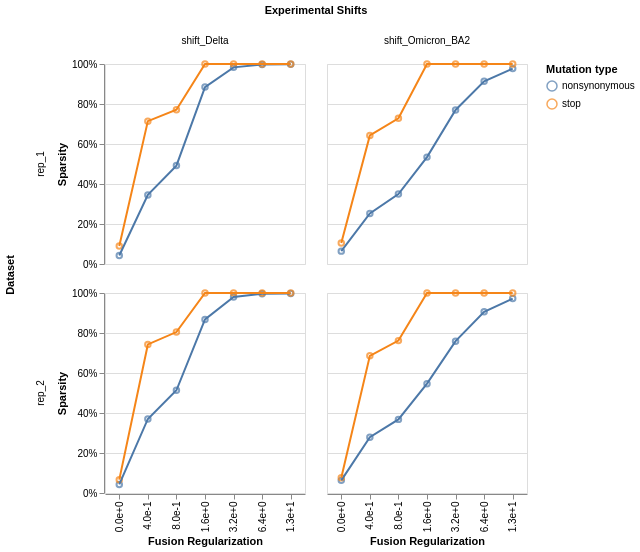

Notebook code for this chart:
### Markdown cell above
## Shift sparsity

Fraction of shift parameters that are exactly zero, across the
regularization grid. Uses the `ModelCollection.shift_sparsity` method
which returns an interactive Altair chart faceted by dataset and
shift parameter.

### Code cell
sparsity_chart, sparsity_data = model_collection.shift_sparsity(return_data=True)
sparsity_chart

### Figure 1 — Vega-Lite specification as saved in the notebook (floating-point values rounded to 4 significant figures)
{"config": {"view": {"continuousWidth": 300, "continuousHeight": 300}}, "data": {"name": "data-ad66e688996e5e5a8c20c6270adb4774"}, "facet": {"column": {"field": "mut_param", "title": "Experimental Shifts", "type": "nominal"}, "row": {"field": "dataset_name", "title": "Dataset", "type": "nominal"}}, "spec": {"layer": [{"mark": {"type": "point"}, "encoding": {"color": {"field": "mut_type", "title": "Mutation type", "type": "nominal"}, "tooltip": [{"field": "fusionreg", "type": "quantitative"}, {"field": "sparsity", "type": "quantitative"}, {"field": "mut_type", "type": "nominal"}], "x": {"axis": {"format": ".1e"}, "field": "fusionreg", "title": "Fusion Regularization", "type": "nominal"}, "y": {"axis": {"format": "%"}, "field": "sparsity", "title": "Sparsity", "type": "quantitative"}}}, {"mark": {"type": "line"}, "encoding": {"color": {"field": "mut_type", "title": "Mutation type", "type": "nominal"}, "tooltip": [{"field": "fusionreg", "type": "quantitative"}, {"field": "sparsity", "type": "quantitative"}, {"field": "mut_type", "type": "nominal"}], "x": {"axis": {"format": ".1e"}, "field": "fusionreg", "title": "Fusion Regularization", "type": "nominal"}, "y": {"axis": {"format": "%"}, "field": "sparsity", "title": "Sparsity", "type": "quantitative"}}}], "height": 200, "width": 200}, "$schema": "https://vega.github.io/schema/vega-lite/v5.15.1.json", "datasets": {"data-ad66e688996e5e5a8c20c6270adb4774": [{"dataset_name": "rep_1", "fusionreg": 0.0, "mut_type": "nonsynonymous", "mut_param": "shift_Delta", "sparsity": 0.04234}, {"dataset_name": "rep_1", "fusionreg": 0.0, "mut_type": "stop", "mut_param": "shift_Delta", "sparsity": 0.09048}, {"dataset_name": "rep_1", "fusionreg": 0.4, "mut_type": "nonsynonymous", "mut_param": "shift_Delta", "sparsity": 0.3455}, {"dataset_name": "rep_1", "fusionreg": 0.4, "mut_type": "stop", "mut_param": "shift_Delta", "sparsity": 0.7143}, {"dataset_name": "rep_1", "fusionreg": 0.8, "mut_type": "nonsynonymous", "mut_param": "shift_Delta", "sparsity": 0.4921}, {"dataset_name": "rep_1", "fusionreg": 0.8, "mut_type": "stop", "mut_param": "shift_Delta", "sparsity": 0.7714}, {"dataset_name": "rep_1", "fusionreg": 1.6, "mut_type": "nonsynonymous", "mut_param": "shift_Delta", "sparsity": 0.8845}, {"dataset_name": "rep_1", "fusionreg": 1.6, "mut_type": "stop", "mut_param": "shift_Delta", "sparsity": 1.0}, {"dataset_name": "rep_1", "fusionreg": 3.2, "mut_type": "nonsynonymous", "mut_param": "shift_Delta", "sparsity": 0.9831}, {"dataset_name": "rep_1", "fusionreg": 3.2, "mut_type": "stop", "mut_param": "shift_Delta", "sparsity": 1.0}, {"dataset_name": "rep_1", "fusionreg": 6.4, "mut_type": "nonsynonymous", "mut_param": "shift_Delta", "sparsity": 0.9975}, {"dataset_name": "rep_1", "fusionreg": 6.4, "mut_type": "stop", "mut_param": "shift_Delta", "sparsity": 1.0}, {"dataset_name": "rep_1", "fusionreg": 12.8, "mut_type": "nonsynonymous", "mut_param": "shift_Delta", "sparsity": 0.9988}, {"dataset_name": "rep_1", "fusionreg": 12.8, "mut_type": "stop", "mut_param": "shift_Delta", "sparsity": 1.0}, {"dataset_name": "rep_2", "fusionreg": 0.0, "mut_type": "nonsynonymous", "mut_param": "shift_Delta", "sparsity": 0.04266}, {"dataset_name": "rep_2", "fusionreg": 0.0, "mut_type": "stop", "mut_param": "shift_Delta", "sparsity": 0.06667}, {"dataset_name": "rep_2", "fusionreg": 0.4, "mut_type": "nonsynonymous", "mut_param": "shift_Delta", "sparsity": 0.3702}, {"dataset_name": "rep_2", "fusionreg": 0.4, "mut_type": "stop", "mut_param": "shift_Delta", "sparsity": 0.7429}, {"dataset_name": "rep_2", "fusionreg": 0.8, "mut_type": "nonsynonymous", "mut_param": "shift_Delta", "sparsity": 0.5137}, {"dataset_name": "rep_2", "fusionreg": 0.8, "mut_type": "stop", "mut_param": "shift_Delta", "sparsity": 0.8048}, {"dataset_name": "rep_2", "fusionreg": 1.6, "mut_type": "nonsynonymous", "mut_param": "shift_Delta", "sparsity": 0.868}, {"dataset_name": "rep_2", "fusionreg": 1.6, "mut_type": "stop", "mut_param": "shift_Delta", "sparsity": 1.0}, {"dataset_name": "rep_2", "fusionreg": 3.2, "mut_type": "nonsynonymous", "mut_param": "shift_Delta", "sparsity": 0.9796}, {"dataset_name": "rep_2", "fusionreg": 3.2, "mut_type": "stop", "mut_param": "shift_Delta", "sparsity": 1.0}, {"dataset_name": "rep_2", "fusionreg": 6.4, "mut_type": "nonsynonymous", "mut_param": "shift_Delta", "sparsity": 0.9967}, {"dataset_name": "rep_2", "fusionreg": 6.4, "mut_type": "stop", "mut_param": "shift_Delta", "sparsity": 1.0}, {"dataset_name": "rep_2", "fusionreg": 12.8, "mut_type": "nonsynonymous", "mut_param": "shift_Delta", "sparsity": 0.9978}, {"dataset_name": "rep_2", "fusionreg": 12.8, "mut_type": "stop", "mut_param": "shift_Delta", "sparsity": 1.0}, {"dataset_name": "rep_1", "fusionreg": 0.0, "mut_type": "nonsynonymous", "mut_param": "shift_Omicron_BA2", "sparsity": 0.06432}, {"dataset_name": "rep_1", "fusionreg": 0.0, "mut_type": "stop", "mut_param": "shift_Omicron_BA2", "sparsity": 0.1048}, {"dataset_name": "rep_1", "fusionreg": 0.4, "mut_type": "nonsynonymous", "mut_param": "shift_Omicron_BA2", "sparsity": 0.2528}, {"dataset_name": "rep_1", "fusionreg": 0.4, "mut_type": "stop", "mut_param": "shift_Omicron_BA2", "sparsity": 0.6429}, {"dataset_name": "rep_1", "fusionreg": 0.8, "mut_type": "nonsynonymous", "mut_param": "shift_Omicron_BA2", "sparsity": 0.35}, {"dataset_name": "rep_1", "fusionreg": 0.8, "mut_type": "stop", "mut_param": "shift_Omicron_BA2", "sparsity": 0.7286}, {"dataset_name": "rep_1", "fusionreg": 1.6, "mut_type": "nonsynonymous", "mut_param": "shift_Omicron_BA2", "sparsity": 0.5344}, {"dataset_name": "rep_1", "fusionreg": 1.6, "mut_type": "stop", "mut_param": "shift_Omicron_BA2", "sparsity": 1.0}, {"dataset_name": "rep_1", "fusionreg": 3.2, "mut_type": "nonsynonymous", "mut_param": "shift_Omicron_BA2", "sparsity": 0.7704}, {"dataset_name": "rep_1", "fusionreg": 3.2, "mut_type": "stop", "mut_param": "shift_Omicron_BA2", "sparsity": 1.0}, {"dataset_name": "rep_1", "fusionreg": 6.4, "mut_type": "nonsynonymous", "mut_param": "shift_Omicron_BA2", "sparsity": 0.9138}, {"dataset_name": "rep_1", "fusionreg": 6.4, "mut_type": "stop", "mut_param": "shift_Omicron_BA2", "sparsity": 1.0}, {"dataset_name": "rep_1", "fusionreg": 12.8, "mut_type": "nonsynonymous", "mut_param": "shift_Omicron_BA2", "sparsity": 0.9769}, {"dataset_name": "rep_1", "fusionreg": 12.8, "mut_type": "stop", "mut_param": "shift_Omicron_BA2", "sparsity": 1.0}, {"dataset_name": "rep_2", "fusionreg": 0.0, "mut_type": "nonsynonymous", "mut_param": "shift_Omicron_BA2", "sparsity": 0.06313}, {"dataset_name": "rep_2", "fusionreg": 0.0, "mut_type": "stop", "mut_param": "shift_Omicron_BA2", "sparsity": 0.07619}, {"dataset_name": "rep_2", "fusionreg": 0.4, "mut_type": "nonsynonymous", "mut_param": "shift_Omicron_BA2", "sparsity": 0.2787}, {"dataset_name": "rep_2", "fusionreg": 0.4, "mut_type": "stop", "mut_param": "shift_Omicron_BA2", "sparsity": 0.6857}, {"dataset_name": "rep_2", "fusionreg": 0.8, "mut_type": "nonsynonymous", "mut_param": "shift_Omicron_BA2", "sparsity": 0.3681}, {"dataset_name": "rep_2", "fusionreg": 0.8, "mut_type": "stop", "mut_param": "shift_Omicron_BA2", "sparsity": 0.7619}, {"dataset_name": "rep_2", "fusionreg": 1.6, "mut_type": "nonsynonymous", "mut_param": "shift_Omicron_BA2", "sparsity": 0.5467}, {"dataset_name": "rep_2", "fusionreg": 1.6, "mut_type": "stop", "mut_param": "shift_Omicron_BA2", "sparsity": 1.0}, {"dataset_name": "rep_2", "fusionreg": 3.2, "mut_type": "nonsynonymous", "mut_param": "shift_Omicron_BA2", "sparsity": 0.7591}, {"dataset_name": "rep_2", "fusionreg": 3.2, "mut_type": "stop", "mut_param": "shift_Omicron_BA2", "sparsity": 1.0}, {"dataset_name": "rep_2", "fusionreg": 6.4, "mut_type": "nonsynonymous", "mut_param": "shift_Omicron_BA2", "sparsity": 0.9061}, {"dataset_name": "rep_2", "fusionreg": 6.4, "mut_type": "stop", "mut_param": "shift_Omicron_BA2", "sparsity": 1.0}, {"dataset_name": "rep_2", "fusionreg": 12.8, "mut_type": "nonsynonymous", "mut_param": "shift_Omicron_BA2", "sparsity": 0.9722}, {"dataset_name": "rep_2", "fusionreg": 12.8, "mut_type": "stop", "mut_param": "shift_Omicron_BA2", "sparsity": 1.0}]}}
